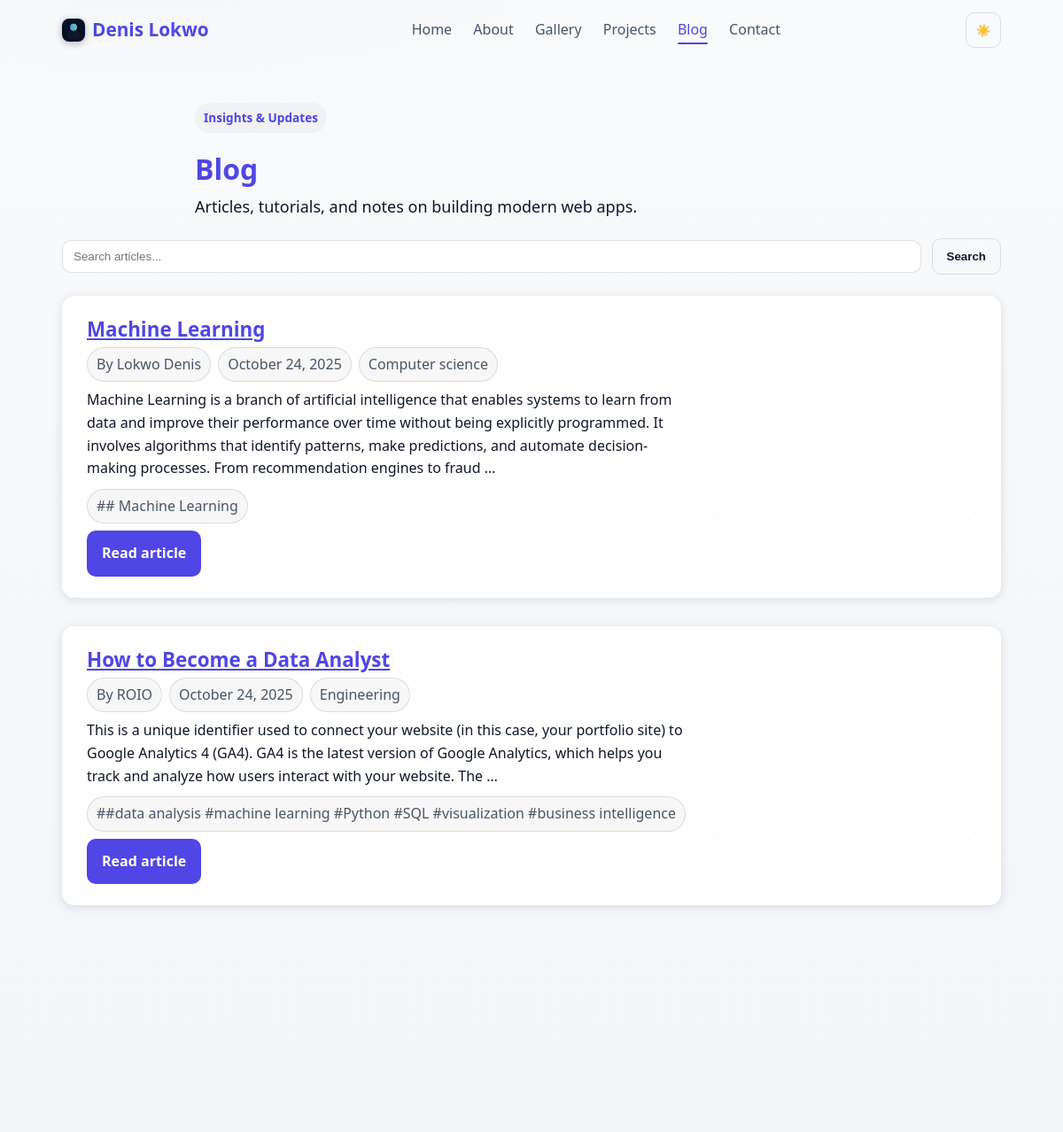
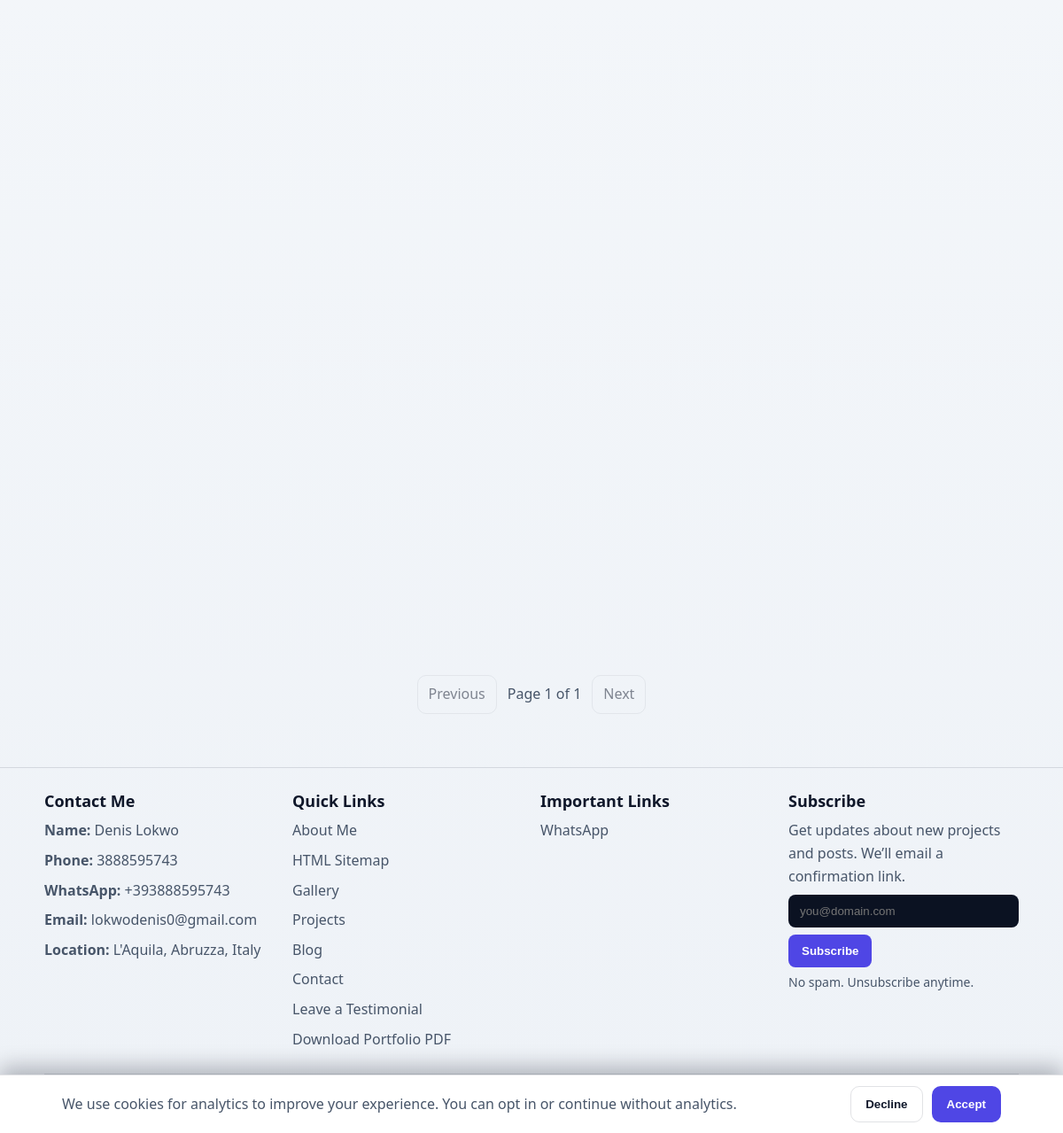
Screenshot of /blog/ with the database file from the repository (2 pictures, top to bottom).
### portfolio/models.py (models this page shows, shortened)
class Profile(models.Model):
    name = models.CharField(max_length=150, default='Denis Lokwo')
    title = models.CharField(max_length=220, blank=True)
    intro = models.TextField(blank=True)
    summary = models.TextField(blank=True)
    location = models.CharField(max_length=150, blank=True)
    email = models.EmailField(blank=True)
    phone = models.CharField(max_length=50, blank=True)
    whatsapp = models.CharField(max_length=50, blank=True)
    avatar = models.ImageField(upload_to='profile/', blank=True, null=True)
    key = models.UUIDField(default=uuid.uuid4, unique=True, editable=False, null=True)
    skills = models.JSONField(blank=True, null=True, help_text='List of skills')
    tools = models.JSONField(blank=True, null=True, help_text='List of tools/technologies')
    languages = models.JSONField(blank=True, null=True, help_text='List of languages')
    interests = models.JSONField(blank=True, null=True, help_text='List of interests')
    links = models.JSONField(blank=True, null=True, help_text='Dict of external links')
    experience = models.JSONField(blank=True, null=True, help_text='List of experience items')
    education = models.JSONField(blank=True, null=True, help_text='List of education items')
    certifications = models.JSONField(blank=True, null=True)
    awards = models.JSONField(blank=True, null=True)
    updated_at = models.DateTimeField(auto_now=True)
    created_at = models.DateTimeField(auto_now_add=True)
    class Meta:
        ordering = ['-updated_at']

### blog/models.py (models this page shows, shortened)
class Post(models.Model):
    title = models.CharField(max_length=200)
    slug = models.SlugField(unique=True)
    key = models.UUIDField(default=uuid.uuid4, unique=True, editable=False, null=True)
    author = models.CharField(max_length=100)
    content = models.TextField()
    category = models.CharField(max_length=100, blank=True, help_text="Optional category e.g. Engineering, Tutorial")
    tags = models.TextField(blank=True, help_text="Comma-separated tags, e.g. django, performance, testing")
    thumbnail = models.ImageField(upload_to='blog/', blank=True, null=True)
    created_at = models.DateTimeField(default=timezone.now)
    updated_at = models.DateTimeField(auto_now=True)
    published = models.BooleanField(default=True)
    class Meta:
        ordering = ['-created_at']
    def get_absolute_url(self):
        return reverse('blog:post_detail', args=[self.slug])
    @property
    def tag_list(self):
        if not self.tags:
            return []
        return [t.strip() for t in self.tags.split(',') if t.strip()]

### blog/views.py (the view, shortened to what this page needs)
# urls.py: path('', views.post_list, name='post_list'),
@cache_page(60 * 10)
def post_list(request):
    q = request.GET.get('q', '').strip()
    posts_qs = Post.objects.filter(published=True)
    paginator = Paginator(posts_qs, 6)
    page_number = request.GET.get('page')
    page_obj = paginator.get_page(page_number)
    return render(request, 'blog/post_list.html', {'page_obj': page_obj, 'q': q, 'posts': page_obj.object_list})

### portfolio/context_processors.py (called while the page is built)
def analytics(request):
    cal = getattr(settings, 'CALENDLY_URL', '')
    try:
        SiteSettings = apps.get_model('portfolio', 'SiteSettings')
        obj = SiteSettings.objects.first()
        if obj and getattr(obj, 'calendly_url', ''):
            cal = obj.calendly_url
    except Exception:
        pass
    return {
        'GA_MEASUREMENT_ID': getattr(settings, 'GA_MEASUREMENT_ID', None),
        'CALENDLY_URL': cal,
    }

### portfolio/templatetags/site_extras.py (called while the page is built)
@register.simple_tag(takes_context=True)
def absolute_static(context, path: str) -> str:
    try:
        url = static(path)
    except Exception:
        url = path
    request = context.get('request')
    if request:
        try:
            return request.build_absolute_uri(url)
        except Exception:
            return url
    return url

@register.filter(name="get")
def get_item(obj, key):
    try:
        if obj is None or key is None:
            return None
        if isinstance(obj, dict):
            return obj.get(key)
        return getattr(obj, str(key), None)
    except Exception:
        return None

### blog/templates/blog/post_list.html (shortened to what this page needs)
{% extends 'base.html' %}
{% load static site_extras %}
{% block content %}
<section class="blog-list container">
    <header class="contact-hero" style="margin-bottom:16px;">
        <span class="eyebrow">Insights & Updates</span>
        <h2 class="title" style="margin:4px 0 8px">Blog</h2>
        <p class="lead">Articles, tutorials, and notes on building modern web apps.</p>
    </header>
    <form method="get" class="project-filter" style="margin:0 0 24px;display:flex;gap:12px;flex-wrap:wrap">
        <input type="text" name="q" value="{{ q }}" placeholder="Search articles..." style="padding:10px 12px;border-radius:10px;border:1px solid var(--border);min-width:220px;flex:1">
        <button type="submit" class="btn secondary">Search</button>
    </form>
    {% for post in posts %}
        <article class="blog-post">
            <div class="bc-grid">
                <div class="bc-content">
                    <h3 style="margin:0 0 6px"><a href="{{ post.get_absolute_url }}">{{ post.title }}</a></h3>
                    <div class="badge-list" style="margin-bottom:8px">
                        <span class="chip">By {{ post.author }}</span>
                        <span class="chip">{{ post.created_at|date:"F j, Y" }}</span>
                        {% if post.category %}<a class="chip" href="{% url 'blog:post_list_by_category' category=post.category|slugify %}">{{ post.category }}</a>{% endif %}
                    </div>
                    <p style="margin:0 0 10px">{{ post.content|truncatewords:42 }}</p>
                    {% with tags=post.tag_list %}
                    {% if tags %}
                    <div class="badge-list" aria-label="Tags">
                        {% for t in tags %}
                        <a class="chip" href="{% url 'blog:post_list_by_tag' tag=t|slugify %}">#{{ t }}</a>
                        {% endfor %}
                    </div>
                    {% endif %}
                    {% endwith %}
                    <div style="display:flex;gap:10px;flex-wrap:wrap;margin-top:8px">
                        <a class="btn" href="{{ post.get_absolute_url }}">Read article</a>
                    </div>
                </div>
                {% if post.thumbnail %}
                <div class="bc-media">
                    <a href="{{ post.get_absolute_url }}" aria-label="View {{ post.title }}">
                        <img src="{{ post.thumbnail.url }}" alt="{{ post.title }} thumbnail" loading="lazy" decoding="async" fetchpriority="low" width="{{ post.thumbnail.width }}" height="{{ post.thumbnail.height }}" sizes="(max-width: 880px) 100vw, 300px">
                    </a>
                </div>
                {% endif %}
            </div>
        </article>
    {% empty %}
        <p>No blog posts found.</p>
    {% endfor %}
    {% if page_obj %}
    <nav class="pagination" aria-label="Pagination">
        {% if base_path %}
            {% if page_obj.has_previous %}
                <a class="page-link" href="{{ base_path }}?page={{ page_obj.previous_page_number }}">Previous</a>
            {% else %}
                <span class="page-link disabled">Previous</span>
            {% endif %}
            <span class="page-status">Page {{ page_obj.number }} of {{ page_obj.paginator.num_pages }}</span>
            {% if page_obj.has_next %}
                <a class="page-link" href="{{ base_path }}?page={{ page_obj.next_page_number }}">Next</a>
            {% else %}
                <span class="page-link disabled">Next</span>
            {% endif %}
        {% else %}
            {% if page_obj.has_previous %}
                <a class="page-link" href="?q={{ q|urlencode }}&page={{ page_obj.previous_page_number }}">Previous</a>
            {% else %}
                <span class="page-link disabled">Previous</span>
            {% endif %}
            <span class="page-status">Page {{ page_obj.number }} of {{ page_obj.paginator.num_pages }}</span>
            {% if page_obj.has_next %}
                <a class="page-link" href="?q={{ q|urlencode }}&page={{ page_obj.next_page_number }}">Next</a>
            {% else %}
                <span class="page-link disabled">Next</span>
            {% endif %}
        {% endif %}
    </nav>
    {% endif %}
</section>
{% endblock %}

### portfolio/templates/base.html (shortened to what this page needs)
<!DOCTYPE html>
<html lang="en">
<head>
	{% load static site_extras %}
	<link rel="stylesheet" href="{% static 'css/styles.css' %}">
</head>
<body>
		<header class="site-header" role="banner">
		<div class="container header-inner">
				<a class="brand" href="/">
					{% if SITE.logo_light_url or SITE.logo_dark_url %}
						{% if SITE.logo_dark_url %}
							<img src="{{ SITE.logo_dark_url }}" alt="" class="brand-logo brand-logo-dark" aria-hidden="true">
						{% endif %}
						{% if SITE.logo_light_url %}
							<img src="{{ SITE.logo_light_url }}" alt="" class="brand-logo brand-logo-light" aria-hidden="true">
						{% endif %}
					{% elif SITE.logo_url %}
						<img src="{{ SITE.logo_url }}" alt="" class="brand-logo" aria-hidden="true">
					{% else %}
						<img src="{% static 'images/avatar.svg' %}" alt="" class="brand-logo" aria-hidden="true">
					{% endif %}
					<span>{{ SITE.brand_name|default:PROFILE.name }}</span>
				</a>
				<nav class="site-nav" role="navigation" aria-label="Primary navigation">
					<a href="/" class="{% if request.path == '/' %}active{% endif %}" {% if request.path == '/' %}aria-current="page"{% endif %}>Home</a>
					<a href="/about/" class="{% if request.path|slice:':7' == '/about/' %}active{% endif %}" {% if request.path|slice:':7' == '/about/' %}aria-current="page"{% endif %}>About</a>
					<a href="/gallery/" class="{% if request.path|slice:':9' == '/gallery/' %}active{% endif %}" {% if request.path|slice:':9' == '/gallery/' %}aria-current="page"{% endif %}>Gallery</a>
					<a href="/projects/" class="{% if request.path|slice:':10' == '/projects/' %}active{% endif %}" {% if request.path|slice:':10' == '/projects/' %}aria-current="page"{% endif %}>Projects</a>
					<a href="/blog/" class="{% if request.path|slice:':6' == '/blog/' %}active{% endif %}" {% if request.path|slice:':6' == '/blog/' %}aria-current="page"{% endif %}>Blog</a>
					<a href="/contact/" class="{% if request.path|slice:':9' == '/contact/' %}active{% endif %}" {% if request.path|slice:':9' == '/contact/' %}aria-current="page"{% endif %}>Contact</a>
				</nav>
				<div style="display:flex;align-items:center;gap:10px;">
					<button id="theme-toggle" class="theme-toggle" aria-label="Toggle dark mode" aria-pressed="false" title="Toggle theme">
						<span class="sun" aria-hidden="true">☀️</span>
					</button>
				</div>
		</div>
	</header>
	<main>
			<div id="main-content">{% block content %}{% endblock %}</div>
	</main>
	<footer class="site-footer">
		<div class="container footer-grid">
			<div class="footer-col">
				<h4 class="footer-title">Contact Me</h4>
				<ul class="footer-list">
					<li><strong>Name:</strong> {{ PROFILE.name }}</li>
					{% if PROFILE.phone %}<li><strong>Phone:</strong> <a href="tel:{{ PROFILE.phone }}">{{ PROFILE.phone }}</a></li>{% endif %}
					{% if PROFILE.whatsapp_link %}<li><strong>WhatsApp:</strong> <a href="https://wa.me/{{ PROFILE.whatsapp_link }}" target="_blank" rel="noopener">{{ PROFILE.whatsapp }}</a></li>{% endif %}
					{% if PROFILE.email %}<li><strong>Email:</strong> <a href="mailto:{{ PROFILE.email }}">{{ PROFILE.email }}</a></li>{% endif %}
					{% if PROFILE.location %}<li><strong>Location:</strong> {{ PROFILE.location }}</li>{% endif %}
				</ul>
			</div>
			<div class="footer-col">
				<h4 class="footer-title">Quick Links</h4>
				<ul class="footer-list">
					<li><a href="/about/">About Me</a></li>
					<li><a href="/sitemap/">HTML Sitemap</a></li>
					<li><a href="/gallery/">Gallery</a></li>
					<li><a href="/projects/">Projects</a></li>
					<li><a href="/blog/">Blog</a></li>
					<li><a href="/contact/">Contact</a></li>
					<li><a href="/recommend/">Leave a Testimonial</a></li>
					<li><a href="{% url 'portfolio:portfolio_pdf' %}">Download Portfolio PDF</a></li>
				</ul>
			</div>
			<div class="footer-col">
				<h4 class="footer-title">Important Links</h4>
				<ul class="footer-list">
					{% if PROFILE.whatsapp_link %}<li><a href="https://wa.me/{{ PROFILE.whatsapp_link }}" target="_blank" rel="noopener">WhatsApp</a></li>{% endif %}
				</ul>
			</div>
			<div class="footer-col">
				<h4 class="footer-title">Subscribe</h4>
				<p class="muted" style="margin:0 0 8px;color:var(--muted,#94a3b8)">Get updates about new projects and posts. We’ll email a confirmation link.</p>
				<form method="post" action="{% url 'portfolio:subscribe' %}" class="footer-subscribe" style="display:flex;gap:8px;flex-wrap:wrap">
					<input type="email" name="email" required placeholder="you@domain.com" aria-label="Email address" style="flex:1;min-width:210px;padding:10px 12px;border-radius:8px;border:1px solid var(--border,#1e293b);background:var(--surface,#0b1222);color:var(--text,#e2e8f0)">
					<button type="submit" class="btn" style="padding:10px 14px;border-radius:8px">Subscribe</button>
				</form>
				<small class="muted" style="display:block;margin-top:6px;color:var(--muted,#94a3b8)">No spam. Unsubscribe anytime.</small>
			</div>
		</div>
		<div class="container footer-bottom">
			<small>© {% now "Y" %} {{ PROFILE.name }} — Built with Django</small>
			<div class="footer-social" aria-label="Social links">
				{% with gh_fallback=PROFILE.links|get:'github' li_fallback=PROFILE.links|get:'linkedin' %}
				{% with github=SITE.github_url|default:gh_fallback linkedin=SITE.linkedin_url|default:li_fallback %}
					{% if PROFILE.whatsapp_link %}
					<a class="social-icon" href="https://wa.me/{{ PROFILE.whatsapp_link }}" target="_blank" rel="noopener" aria-label="WhatsApp">
					</a>
					{% endif %}
				{% endwith %}
				{% endwith %}
			</div>
			<nav class="footer-nav">
				<a href="/privacy/">Privacy</a>
				<a href="/terms/">Terms</a>
			</nav>
		</div>
	</footer>
	<div id="cookie-consent" class="cookie-banner" role="dialog" aria-live="polite" aria-label="Cookie consent" hidden>
		<div class="container" style="display:flex;align-items:center;gap:14px;justify-content:space-between;flex-wrap:wrap">
			<p style="margin:0;flex:1;min-width:220px;color:var(--muted)">
				We use cookies for analytics to improve your experience. You can opt in or continue without analytics.
			</p>
			<div style="display:flex;gap:10px">
				<button id="cookie-decline" class="btn secondary">Decline</button>
				<button id="cookie-accept" class="btn">Accept</button>
			</div>
		</div>
	</div>
</body>
</html>

### portfolio/templates/base.html (style rules this page uses)
nav, footer { transition: opacity 0.8s; }

### rows the page displays
Profile: brand_name "Denis Lokwo", name "Denis Lokwo", phone "3888595743", whatsapp "+393888595743", email "lokwodenis0@gmail.com", location "L'Aquila, Abruzza, Italy"
Post: title "Machine Learning", author "Lokwo Denis", created_at "October 24, 2025", category "Computer science", content "Machine Learning is a branch of artificial intelligence that enables systems to learn from data and improve their performance over time without being explicitly programmed. It involves algorithms that identify patterns, make predictions, and automate decision-making processes. From recommendation engines to fraud …", tags "# Machine Learning", thumbnail (picture)
Post: title "How to Become a Data Analyst", author "ROIO", created_at "October 24, 2025", category "Engineering", content "This is a unique identifier used to connect your website (in this case, your portfolio site) to Google Analytics 4 (GA4). GA4 is the latest version of Google Analytics, which helps you track and analyze how users interact with your website. The …", tags "#data analysis #machine learning #Python #SQL #visualization #business intelligence", thumbnail (picture)

### other values shown
{{ page_obj.number }} "1"
{{ page_obj.paginator.num_pages }} "1"
